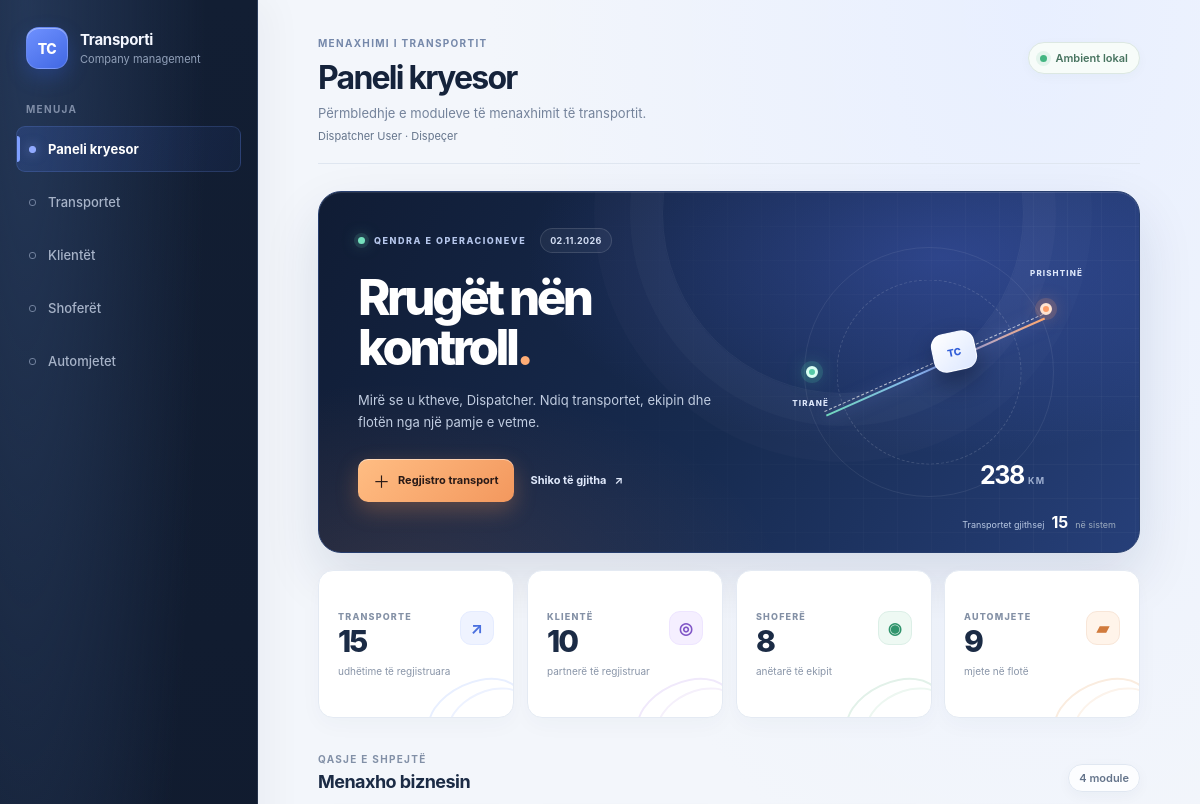
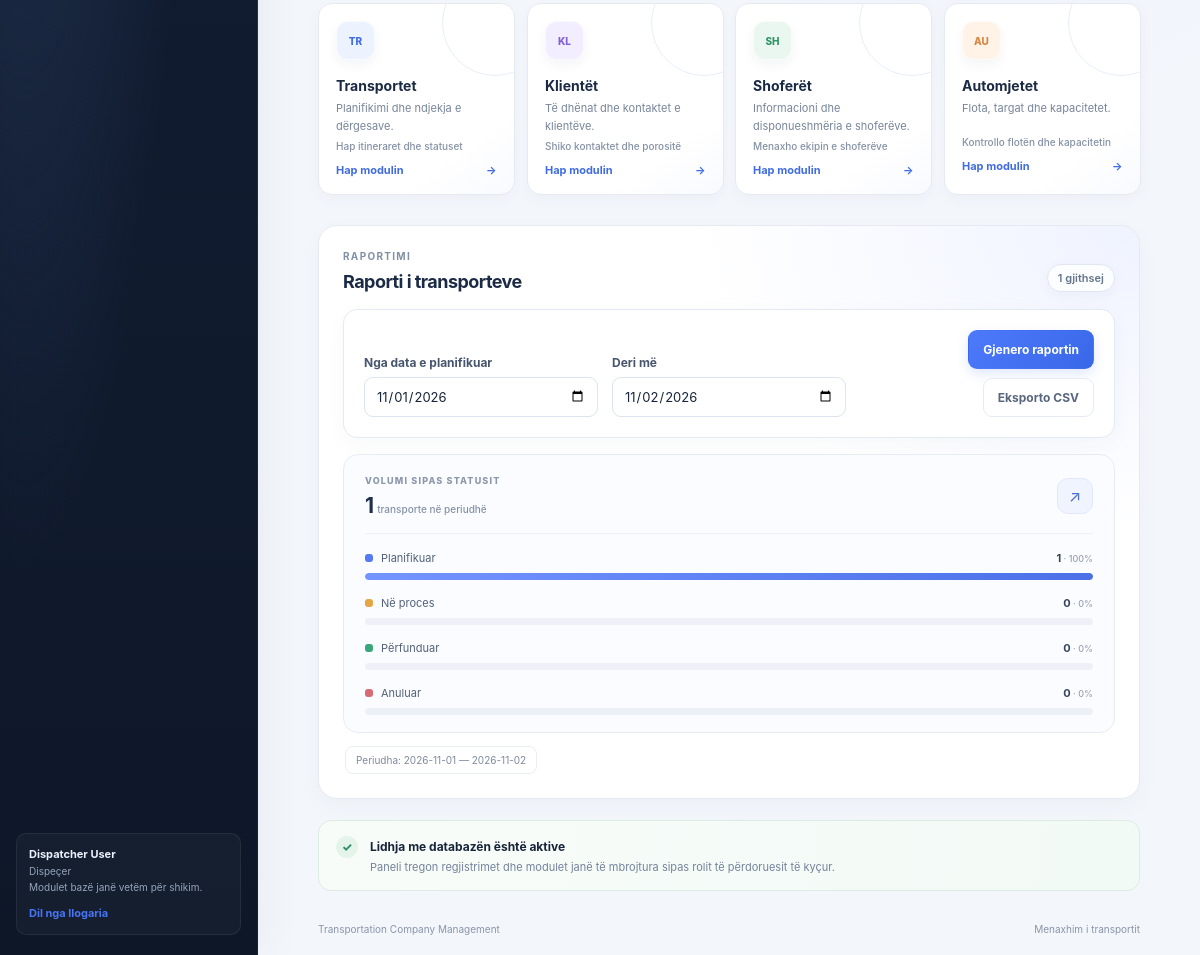
Page /?page=dashboard (signed in) on the committed database (2 pictures, top to bottom).
### tables this page shows
CREATE TABLE users (
    id INT UNSIGNED NOT NULL AUTO_INCREMENT,
    full_name VARCHAR(150) NOT NULL,
    email VARCHAR(150) NOT NULL,
    password_hash VARCHAR(255) NOT NULL,
    role ENUM('SUPERADMIN', 'ADMIN', 'DISPATCHER') NOT NULL,
    is_active TINYINT(1) NOT NULL DEFAULT 1,
    email_verified_at DATETIME NULL DEFAULT NULL,
    created_at DATETIME NOT NULL DEFAULT CURRENT_TIMESTAMP,
    PRIMARY KEY (id),
    UNIQUE KEY uq_users_email (email)
);

### src/Views/layout.php (the view, shortened to what the rows shown need)
<!doctype html>
<html lang="sq">
<head>
    <link rel="stylesheet" href="assets/app.css">
</head>
<body>
    <div class="app-shell">
        <aside class="sidebar" aria-label="Navigimi kryesor">
            <?php require __DIR__ . '/components/navigation.php'; ?>
        </aside>
        <main class="main-content">
            <header class="page-header">
                <div>
                    <p class="eyebrow">MENAXHIMI I TRANSPORTIT</p>
                    <h1><?= htmlspecialchars($page['title'], ENT_QUOTES, 'UTF-8') ?></h1>
                    <p class="page-description"><?= htmlspecialchars($page['description'], ENT_QUOTES, 'UTF-8') ?></p>
                    <?php if ($user !== null): ?>
                        <p class="signed-in-user">
                            <?= htmlspecialchars($user['full_name'], ENT_QUOTES, 'UTF-8') ?>
                            · <?= match ($user['role']) {
                                'SUPERADMIN' => 'Superadministrator',
                                'ADMIN' => 'Administrator',
                                default => 'Dispeçer',
                            } ?>
                        </p>
                    <?php endif; ?>
                </div>
            </header>
            <section class="page-content" aria-labelledby="page-content-heading">
                <?php if ($databaseError === null && ($moduleData !== null || in_array($pageKey, ['dashboard', 'not_found', 'add-admin', 'users'], true))): ?>
                    <?php require $viewFile; ?>
                <?php endif; ?>
            </section>
        </main>
    </div>
</body>
</html>

### src/Views/components/navigation.php (shortened to what the rows shown need)
<div class="sidebar-note">
    <div class="session-user">
        <strong><?= htmlspecialchars($user['full_name'], ENT_QUOTES, 'UTF-8') ?></strong>
        <span><?= match ($user['role']) {
            'SUPERADMIN' => 'Superadministrator',
            'ADMIN' => 'Administrator',
            default => 'Dispeçer',
        } ?></span>
        <?php if ($user['role'] === 'DISPATCHER'): ?>
            <span>Modulet bazë janë vetëm për shikim.</span>
        <?php endif; ?>
        <form method="post" action="?page=logout">
            <button type="submit">Dil nga llogaria</button>
        </form>
    </div>
</div>

### src/Views/pages/dashboard.php (shortened to what the rows shown need)
<?php
$dashboardName = explode(' ', trim((string) ($user['full_name'] ?? '')), 2)[0] ?? '';
$dashboardNow = new DateTimeImmutable();
?>
<section class="dashboard-hero" aria-labelledby="dashboard-welcome">
    <div class="dashboard-hero-copy">
        <p class="dashboard-overline"><span></span> QENDRA E OPERACIONEVE <span class="hero-date"><?= htmlspecialchars($dashboardNow->format('d.m.Y'), ENT_QUOTES, 'UTF-8') ?></span></p>
        <h2 id="dashboard-welcome">Rrugët nën kontroll<span>.</span></h2>
        <p class="dashboard-hero-description">
            <?= $dashboardName !== '' ? 'Mirë se u ktheve, ' . htmlspecialchars($dashboardName, ENT_QUOTES, 'UTF-8') . '. ' : '' ?>
            Ndiq transportet, ekipin dhe flotën nga një pamje e vetme.
        </p>
        <div class="dashboard-hero-actions">
            <a class="dashboard-primary-action" href="?page=transports&amp;action=create">
            </a>
            <a class="dashboard-secondary-action" href="?page=transports">
            </a>
        </div>
    </div>
</section>
<div class="section-heading dashboard-section-heading">
    <div>
        <h2>Menaxho biznesin</h2>
    </div>
</div>
<section class="transport-report" aria-labelledby="transport-report-title">
    <div class="section-heading">
        <div>
            <h2 id="transport-report-title">Raporti i transporteve</h2>
        </div>
    </div>
</section>

### rows in the picture
users: full_name "Dispatcher User", role "Dispeçer", full_name "Dispatcher"

### other values in the picture
$label "Paneli kryesor"
$label "Transportet"
$label "Klientët"
$label "Shoferët"
$label "Automjetet"
$page['title'] "Paneli kryesor"
$page['description'] "Përmbledhje e moduleve të menaxhimit të transportit."
$dashboardStats['transports'] "15"
$dashboardStats['customers'] "10"
$dashboardStats['drivers'] "8"
$dashboardStats['vehicles'] "9"
$dashboardReportTotal "1"
$reportRow['label'] "Planifikuar"
$reportRow['total'] "1"
$barWidth "100"
